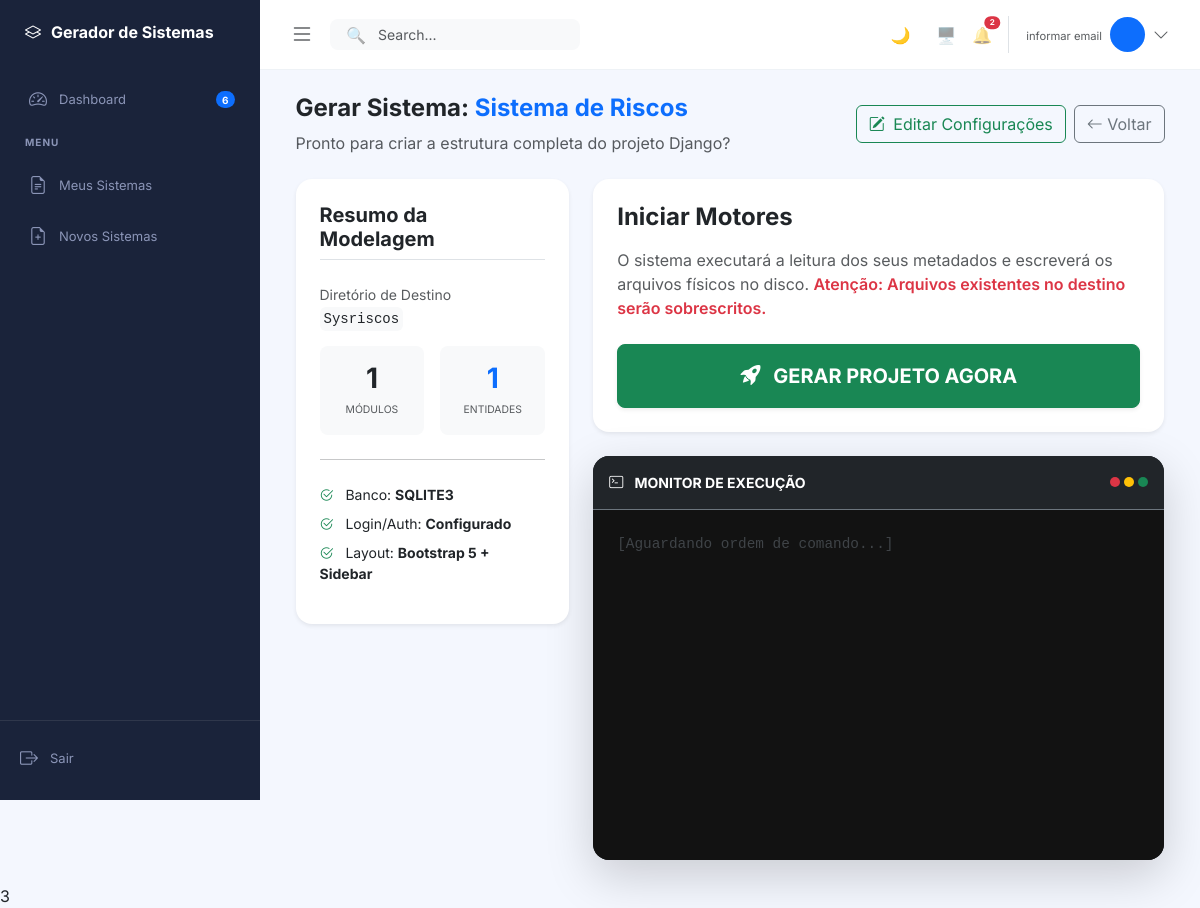
The app's page /gerar/2/ with its own data.
### sistema/models.py (models this page shows, shortened)
class Sistema(models.Model):
    BD_CHOICES = [
        ('sqlite3', 'SQLite'),
        ('postgresql', 'PostgreSQL'), # Corrigido
        ('mysql', 'MySQL'),
        ('sqlserver', 'SQL Server'),
        ('oracle', 'Oracle'),
    ]
    MENU_CHOICES = [
        ('lateral', 'Menu Lateral (Sidebar)'),
        ('superior', 'Menu Superior (Navbar)'),
    ]
    usuario = models.ForeignKey(User, on_delete=models.CASCADE)
    nome = models.CharField(max_length=100, unique=True, verbose_name="Nome do Sistema")
    descricao = models.TextField(blank=True, verbose_name="Descrição")
    caminho_geracao = models.CharField(max_length=255, blank=True, verbose_name="Pasta onde gerar o projeto")
    banco_dados = models.CharField(max_length=50, choices=BD_CHOICES, default='sqlite3', verbose_name="Banco de dados")
    tipo_menu = models.CharField(max_length=20, choices=MENU_CHOICES, default='lateral', verbose_name="Estilo do Menu")
    usar_custom_user = models.BooleanField(default=True, verbose_name="Gerar Custom User Model?")
    gerar_api_rest = models.BooleanField(default=False, verbose_name="Configurar Django Rest Framework?")
    gerar_docker = models.BooleanField(default=False, verbose_name="Gerar Dockerfile e docker-compose?")
    usar_auditoria = models.BooleanField(default=False, verbose_name="Usar Auditoria?")
    slug = models.SlugField(max_length=100)
    arquivo_zip = models.FileField(upload_to='sistemas_zip/', null=True, blank=True)
    atualizado_em = models.DateTimeField(auto_now=True)
    class Meta:
        verbose_name = "Sistema"
        verbose_name_plural = "Sistemas"

### sistema/views.py (the view)
# urls.py: path('gerar/<int:pk>/', views.gerar_sistema_view, name='gerar_sistema'),
def gerar_sistema_view(request, pk):
    sistema = get_object_or_404(Sistema, pk=pk)
    total_entidades = Entidade.objects.filter(modulo__sistema=sistema).count()
    context = {
        'sistema': sistema,
        'total_entidades': total_entidades,
    }
    return render(request, 'sistema/gerar_sistema.html', context)

### sistema/templates/sistema/gerar_sistema.html (shortened to what this page needs)
{% extends 'base.html' %}
{% block content %}
<div class="container-fluid py-4" style="width:95%;">
  <div class="d-flex flex-column flex-md-row justify-content-between align-items-md-center mb-4 gap-3">
    <div>
      <h4 class="fw-bold">
        Gerar Sistema: <span class="text-primary">{{ sistema.nome }}</span>
      </h4>
      <p class="text-muted mb-0">
        Pronto para criar a estrutura completa do projeto Django?
      </p>
    </div>
    <div class="d-flex gap-2">
      <a href="{% url 'sistema:editar_sistema' sistema.pk %}" class="btn btn-outline-success">
        <i class="bi bi-pencil-square me-1"></i> Editar Configurações
      </a>
      <a href="{% url 'sistema:lista' %}" class="btn btn-outline-secondary">
        <i class="bi bi-arrow-left"></i> Voltar
      </a>
    </div>
  </div>
  <div class="row g-4">
    <div class="col-lg-4">
      <div class="card shadow-sm border-0 rounded-4 sticky-top" style="top:20px;">
        <div class="card-body p-4">
          <h5 class="card-title fw-bold mb-4 border-bottom pb-2">Resumo da Modelagem</h5>
          <div class="mb-3">
            <label class="small text-muted d-block">Diretório de Destino</label>
            <code class="text-break small text-dark bg-light p-1 rounded">
              {{ sistema.caminho_geracao|default:"Caminho não definido" }}
            </code>
          </div>
          <div class="row g-3">
            <div class="col-6">
              <div class="p-3 bg-light rounded-3 text-center">
                <h3 class="fw-bold mb-0">{{ sistema.modulos.count }}</h3>
                <small class="text-muted text-uppercase" style="font-size: 0.65rem;">Módulos</small>
              </div>
            </div>
            <div class="col-6">
              <div class="p-3 bg-light rounded-3 text-center">
                <h3 class="fw-bold mb-0 text-primary">{{ total_entidades|default:"0" }}</h3>
                <small class="text-muted text-uppercase" style="font-size: 0.65rem;">Entidades</small>
              </div>
            </div>
          </div>
          <hr class="my-4">
          <ul class="list-unstyled small">
            <li class="mb-2"><i class="bi bi-check2-circle text-success me-2"></i> Banco: <strong>{{ sistema.banco_dados|upper }}</strong></li>
            <li class="mb-2"><i class="bi bi-check2-circle text-success me-2"></i> Login/Auth: <strong>Configurado</strong></li>
            <li class="mb-2"><i class="bi bi-check2-circle text-success me-2"></i> Layout: <strong>Bootstrap 5 + Sidebar</strong></li>
          </ul>
        </div>
      </div>
    </div>
    <div class="col-lg-8">
      <div class="card shadow-sm border-0 rounded-4 mb-4">
        <div class="card-body p-4">
          <h4 class="fw-bold mb-3 text-dark">Iniciar Motores</h4>
          <p class="text-muted mb-4">
            O sistema executará a leitura dos seus metadados e escreverá os arquivos físicos no disco.
            <span class="text-danger fw-semibold">Atenção: Arquivos existentes no destino serão sobrescritos.</span>
          </p>
          <div class="d-grid gap-2">
            <button type="button"
                    id="btn-gerar"
                    onclick="iniciarGeracao({{ sistema.pk }})"
                    class="btn btn-success btn-lg shadow-sm py-3 fw-bold">
              <i class="bi bi-rocket-takeoff-fill me-2"></i>
              <span>GERAR PROJETO AGORA</span>
            </button>
          </div>
        </div>
      </div>
      <div class="card bg-dark border-0 rounded-4 shadow-lg overflow-hidden">
        <div class="card-header bg-dark border-secondary py-3 d-flex justify-content-between align-items-center">
          <span class="text-white small fw-bold"><i class="bi bi-terminal me-2"></i> MONITOR DE EXECUÇÃO</span>
          <div class="d-flex gap-1">
            <div class="bg-danger rounded-circle" style="width: 10px; height: 10px;"></div>
            <div class="bg-warning rounded-circle" style="width: 10px; height: 10px;"></div>
            <div class="bg-success rounded-circle" style="width: 10px; height: 10px;"></div>
          </div>
        </div>
        <div class="card-body p-0">
          <div id="log-monitor"
               style="height:350px; overflow-y:auto; font-family: 'Courier New', Courier, monospace; font-size:0.9rem; background-color: #121212;"
               class="p-4 text-success">
            <div class="text-secondary opacity-50">[Aguardando ordem de comando...]</div>
          </div>
        </div>
      </div>
    </div>
  </div>
</div>
{% endblock %}

### templates/base.html (style rules this page uses)
:root { --sidebar-bg: #1a233a; --sidebar-active: #2a3552; --accent-blue: #4c6ef5; --body-bg: #f4f7fe; --text-muted: #8b95b7; }
body { background-color: var(--body-bg); font-family: 'Inter', sans-serif; }

### records on screen
Sistema: nome "Sistema de Riscos", caminho_geracao "Sysriscos", modulos.count "1", banco_dados "SQLITE3"

### other values on screen
{{ user.email|default:"informar email" }} "informar email"
{{ total_entidades|default:"0" }} "1"
